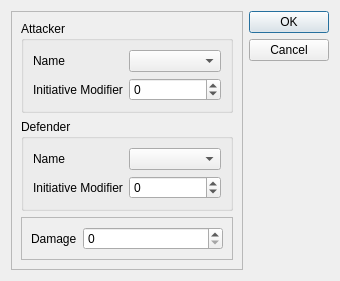
<?xml version="1.0" encoding="UTF-8"?>
<ui version="4.0">
 <class>Dialog</class>
 <widget class="QDialog" name="Dialog">
  <property name="geometry">
   <rect>
    <x>0</x>
    <y>0</y>
    <width>340</width>
    <height>248</height>
   </rect>
  </property>
  <property name="windowTitle">
   <string>Dialog</string>
  </property>
  <layout class="QHBoxLayout" name="horizontalLayout">
   <item>
    <widget class="QFrame" name="frame">
     <property name="frameShape">
      <enum>QFrame::StyledPanel</enum>
     </property>
     <property name="frameShadow">
      <enum>QFrame::Raised</enum>
     </property>
     <layout class="QVBoxLayout" name="verticalLayout">
      <item>
       <widget class="QGroupBox" name="groupBox">
        <property name="title">
         <string>Attacker</string>
        </property>
        <layout class="QFormLayout" name="formLayout_2">
         <item row="0" column="1">
          <widget class="QComboBox" name="attacker_combo"/>
         </item>
         <item row="1" column="0">
          <widget class="QLabel" name="label_2">
           <property name="text">
            <string>Initiative Modifier</string>
           </property>
          </widget>
         </item>
         <item row="1" column="1">
          <widget class="QSpinBox" name="a_spinBox">
           <property name="minimum">
            <number>-99</number>
           </property>
          </widget>
         </item>
         <item row="0" column="0">
          <widget class="QLabel" name="label">
           <property name="text">
            <string>Name</string>
           </property>
          </widget>
         </item>
        </layout>
       </widget>
      </item>
      <item>
       <widget class="QGroupBox" name="groupBox_2">
        <property name="title">
         <string>Defender</string>
        </property>
        <layout class="QFormLayout" name="formLayout_3">
         <item row="0" column="0">
          <widget class="QLabel" name="label_3">
           <property name="text">
            <string>Name</string>
           </property>
          </widget>
         </item>
         <item row="0" column="1">
          <widget class="QComboBox" name="defender_combobox"/>
         </item>
         <item row="1" column="0">
          <widget class="QLabel" name="label_4">
           <property name="text">
            <string>Initiative Modifier</string>
           </property>
          </widget>
         </item>
         <item row="1" column="1">
          <widget class="QSpinBox" name="d_spinbox">
           <property name="minimum">
            <number>-99</number>
           </property>
          </widget>
         </item>
        </layout>
       </widget>
      </item>
      <item>
       <widget class="QFrame" name="frame_2">
        <property name="frameShape">
         <enum>QFrame::StyledPanel</enum>
        </property>
        <property name="frameShadow">
         <enum>QFrame::Raised</enum>
        </property>
        <layout class="QFormLayout" name="formLayout_4">
         <item row="0" column="0">
          <widget class="QLabel" name="label_5">
           <property name="text">
            <string>Damage</string>
           </property>
          </widget>
         </item>
         <item row="0" column="1">
          <widget class="QSpinBox" name="damage_spinbox"/>
         </item>
        </layout>
       </widget>
      </item>
     </layout>
    </widget>
   </item>
   <item>
    <widget class="QDialogButtonBox" name="buttonBox">
     <property name="orientation">
      <enum>Qt::Vertical</enum>
     </property>
     <property name="standardButtons">
      <set>QDialogButtonBox::Cancel|QDialogButtonBox::Ok</set>
     </property>
    </widget>
   </item>
  </layout>
 </widget>
 <resources/>
 <connections>
  <connection>
   <sender>buttonBox</sender>
   <signal>accepted()</signal>
   <receiver>Dialog</receiver>
   <slot>accept()</slot>
   <hints>
    <hint type="sourcelabel">
     <x>248</x>
     <y>254</y>
    </hint>
    <hint type="destinationlabel">
     <x>157</x>
     <y>274</y>
    </hint>
   </hints>
  </connection>
  <connection>
   <sender>buttonBox</sender>
   <signal>rejected()</signal>
   <receiver>Dialog</receiver>
   <slot>reject()</slot>
   <hints>
    <hint type="sourcelabel">
     <x>316</x>
     <y>260</y>
    </hint>
    <hint type="destinationlabel">
     <x>286</x>
     <y>274</y>
    </hint>
   </hints>
  </connection>
 </connections>
</ui>
